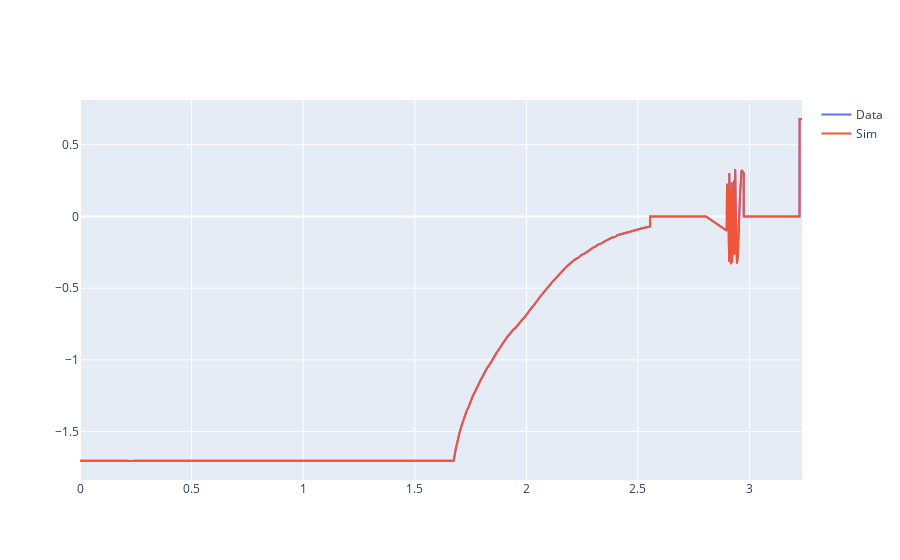

Source (notebook cell):
### Code cell
fig = go.Figure()
fig.add_trace(go.Scatter(
    x = data["time"]/3600, 
    y = -1*data["current"], name = "Data"))
fig.add_trace(go.Scatter(x = solution.t/3600, 
                         y = solution["Current [A]"].entries,
                         name = "Sim"))

### Figure 1 — Plotly figure (JSON) as saved in the notebook; plotly's stock layout.template omitted (floating-point values rounded to 4 significant figures; data arrays with more than 128 entries replaced by an {"elided": "..."} marker saying what was removed)
{"data": [{"name": "Data", "type": "scatter", "x": {"elided": "460 float values"}, "y": {"elided": "460 float values"}}, {"name": "Sim", "type": "scatter", "x": {"elided": "460 float values"}, "y": {"elided": "460 float values"}}], "layout": {}}
